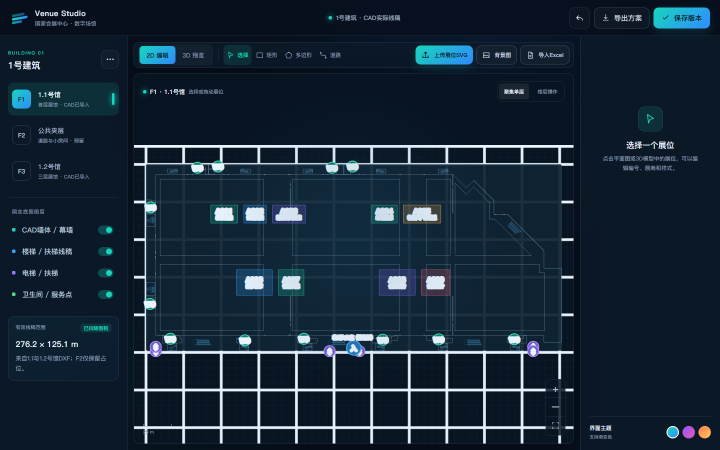
#> input picture editor-upload-check.png, 1440 x 900 px (shown at 1/2 size)
$ python analyze_booths.py ../editor-upload-check.png out.png
#> lines starting #> are read from the running program, lines starting #| are printed output that depends on the picture
from collections import deque
from pathlib import Path
import sys

import numpy as np
from PIL import Image, ImageDraw


source = Path(sys.argv[1])
output = Path(sys.argv[2])
image = Image.open(source).convert("RGB")
#> image is the input picture: PIL image 1440x900 RGB; mean R, G, B 22.7, 39.2, 54.1
scale = 0.25
small = image.resize((round(image.width * scale), round(image.height * scale)))
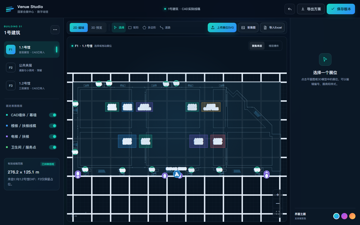
#> small: PIL image 360x225 RGB; mean R, G, B 22.7, 39.2, 54.1
pixels = np.asarray(small)

# The sample drawing uses highly saturated green for booth footprints.
mask = (
    (pixels[:, :, 1] >= 180)
    & (pixels[:, :, 0] <= 110)
    & (pixels[:, :, 2] <= 110)
)
#> mask: shape (225, 360) bool; every value is 0
height, width = mask.shape
#> height = 225; width = 360
visited = np.zeros_like(mask, dtype=np.bool_)
components = []

for y in range(height):
    for x in range(width):
        if not mask[y, x] or visited[y, x]:
            continue
        queue = deque([(x, y)])
        visited[y, x] = True
        min_x = max_x = x
        min_y = max_y = y
        area = 0
        while queue:
            px, py = queue.popleft()
            area += 1
            min_x = min(min_x, px)
            max_x = max(max_x, px)
            min_y = min(min_y, py)
            max_y = max(max_y, py)
            for nx, ny in ((px - 1, py), (px + 1, py), (px, py - 1), (px, py + 1)):
                if 0 <= nx < width and 0 <= ny < height and mask[ny, nx] and not visited[ny, nx]:
                    visited[ny, nx] = True
                    queue.append((nx, ny))
        box_w = max_x - min_x + 1
        box_h = max_y - min_y + 1
        fill = area / (box_w * box_h)
        # Remove legend swatches, text fragments, dimension marks and tiny icons.
        if area >= 150 and box_w >= 9 and box_h >= 6 and min_y >= 230 and fill >= 0.34:
            components.append((min_x, min_y, max_x, max_y, area, fill))
#> after the loop, components = []

preview = small.copy()
draw = ImageDraw.Draw(preview)
for index, (x1, y1, x2, y2, area, fill) in enumerate(components, 1):
    draw.rectangle((x1, y1, x2, y2), outline=(255, 40, 40), width=2)
    if (x2 - x1) > 22 and (y2 - y1) > 12:
        draw.text((x1 + 2, y1 + 2), str(index), fill=(180, 0, 0))

output.parent.mkdir(parents=True, exist_ok=True)
preview.save(output)
print(f"source={image.width}x{image.height}")
#| source=1440x900
print(f"analysis={width}x{height}")
#| analysis=360x225
print(f"candidates={len(components)}")
#| candidates=0
areas = [item[4] for item in components]
#> areas = []
fills = [item[5] for item in components]
#> fills = []
#> (the run stopped early here; a loop or call above may not have finished)

$ run again, on route-check.png
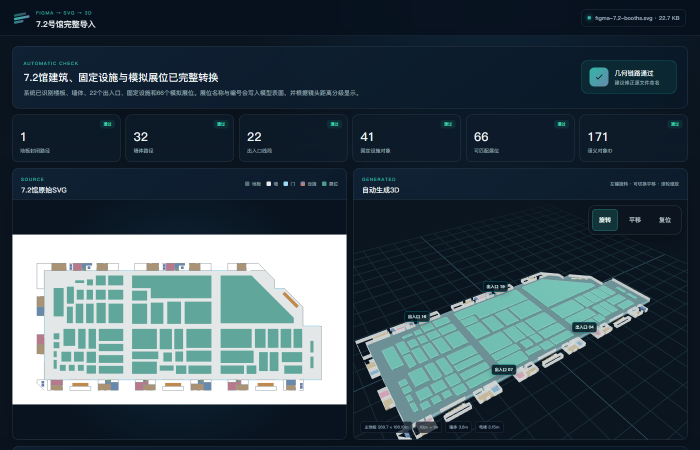
#> input picture route-check.png, 1400 x 900 px (shown at 1/2 size)
#> image is the input picture: PIL image 1400x900 RGB; mean R, G, B 56.2, 73.2, 82.1
#> `small = image.resize((round(image.width * scale), round(image.height *..`:
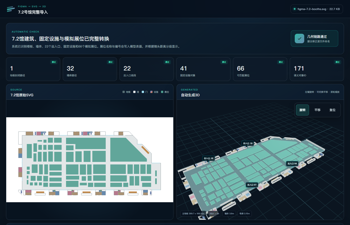
#> small: PIL image 350x225 RGB; mean R, G, B 56.2, 73.2, 82.1
#> mask: shape (225, 350) bool; every value is 0
#| source=1400x900
#| analysis=350x225
#| candidates=0
